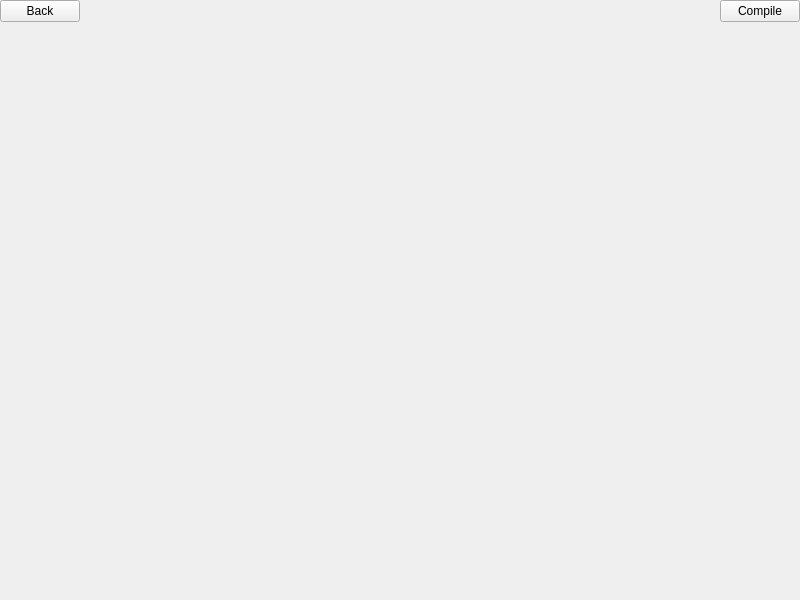
<?xml version="1.0" encoding="UTF-8"?>
<ui version="4.0">
 <class>ViewSourceWindow</class>
 <widget class="QMainWindow" name="ViewSourceWindow">
  <property name="geometry">
   <rect>
    <x>0</x>
    <y>0</y>
    <width>800</width>
    <height>600</height>
   </rect>
  </property>
  <property name="windowTitle">
   <string>MainWindow</string>
  </property>
  <widget class="QWidget" name="centralwidget">
   <layout class="QVBoxLayout" name="verticalLayout">
    <property name="spacing">
     <number>0</number>
    </property>
    <property name="leftMargin">
     <number>0</number>
    </property>
    <property name="topMargin">
     <number>0</number>
    </property>
    <property name="rightMargin">
     <number>0</number>
    </property>
    <property name="bottomMargin">
     <number>0</number>
    </property>
    <item>
     <layout class="QHBoxLayout" name="horizontalLayout_2">
      <property name="spacing">
       <number>0</number>
      </property>
      <item>
       <widget class="QPushButton" name="btnBack">
        <property name="text">
         <string>Back</string>
        </property>
       </widget>
      </item>
      <item>
       <spacer name="horizontalSpacer">
        <property name="orientation">
         <enum>Qt::Horizontal</enum>
        </property>
        <property name="sizeHint" stdset="0">
         <size>
          <width>37</width>
          <height>17</height>
         </size>
        </property>
       </spacer>
      </item>
      <item>
       <widget class="QPushButton" name="btnRun">
        <property name="text">
         <string>Compile</string>
        </property>
       </widget>
      </item>
     </layout>
    </item>
    <item>
     <widget class="RZQtIDEWidget" name="ide" native="true">
      <property name="sizePolicy">
       <sizepolicy hsizetype="Preferred" vsizetype="Expanding">
        <horstretch>0</horstretch>
        <verstretch>0</verstretch>
       </sizepolicy>
      </property>
     </widget>
    </item>
    <item>
     <spacer name="oskSpacer">
      <property name="orientation">
       <enum>Qt::Vertical</enum>
      </property>
      <property name="sizeType">
       <enum>QSizePolicy::Fixed</enum>
      </property>
      <property name="sizeHint" stdset="0">
       <size>
        <width>20</width>
        <height>0</height>
       </size>
      </property>
     </spacer>
    </item>
   </layout>
  </widget>
 </widget>
 <customwidgets>
  <customwidget>
   <class>RZQtIDEWidget</class>
   <extends>QWidget</extends>
   <header>RZQtIDEWidget.h</header>
   <container>1</container>
  </customwidget>
 </customwidgets>
 <resources/>
 <connections/>
 <slots>
  <slot>goback()</slot>
 </slots>
</ui>
